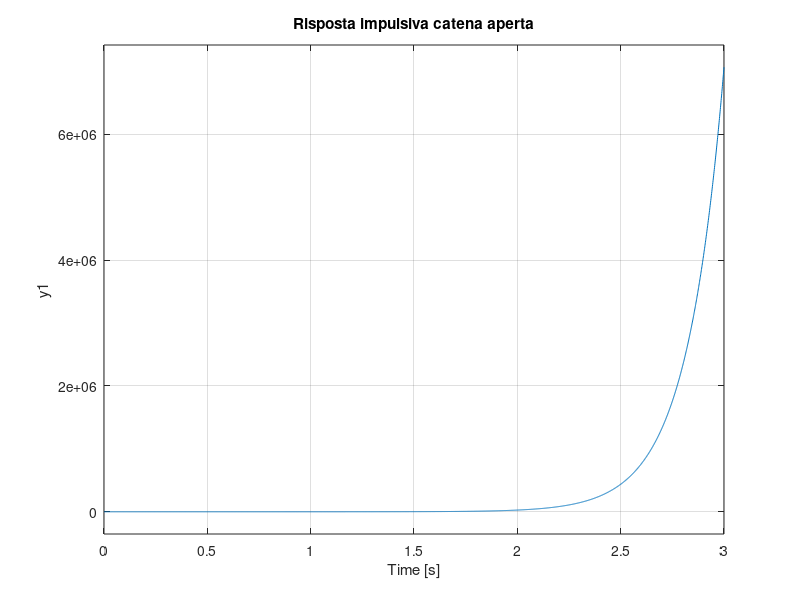
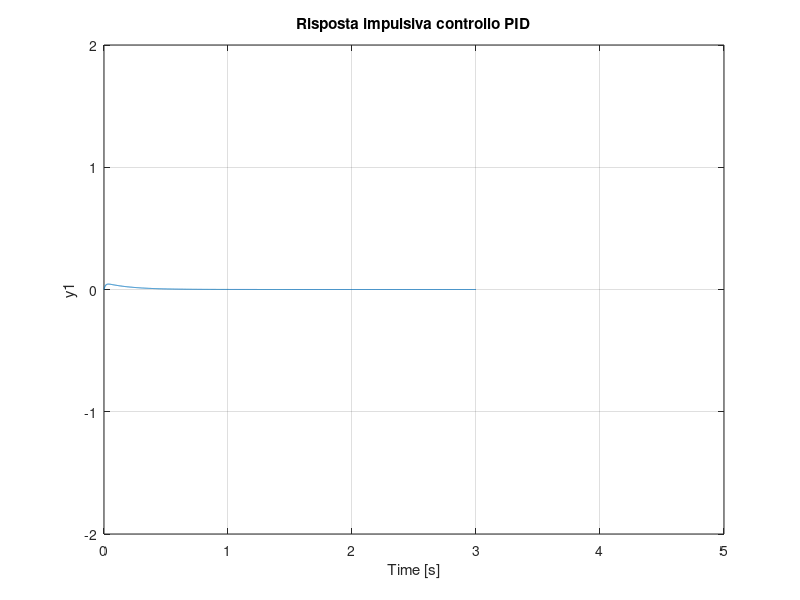

Recreate these plots in MATLAB, in order.
%% modello in SS
%grandezze fisiche
M=0.5; %massa carrello
m=0.2;  %massa pendolo
b=0.1;  %attrito carrello-pavimento
l=0.3;  %lunghezza pendolo
i=0.006; %inerzia pendolo
g=9.8;

%condizione iniziale 
p0 = 0;
theta0 = 1.5;
w0 = 2;
velocita0 = 0;

%modello come fdt
q=(M+m)*(i+m*l^2)-(m*l)^2;
num=[m*l/q 0];
den=[1 b*(i+m*l^2)/q -(M+m)*m*g*l/q -b*m*g*l/q];
pend=tf(num,den);


t=[0:0.001:3];
figure(1)
impulse(pend,t)
title('Risposta impulsiva catena aperta')
grid on

%% PID
Ki=1;
Kp=100;
Kd=20;
contr_PID=tf([Kd Kp Ki],[1 0]);
sys_cl_PID=feedback(pend,contr_PID);
figure(2)
impulse(sys_cl_PID,t)
axis([0 5 -2 2])
title('Risposta impulsiva controllo PID')
grid on